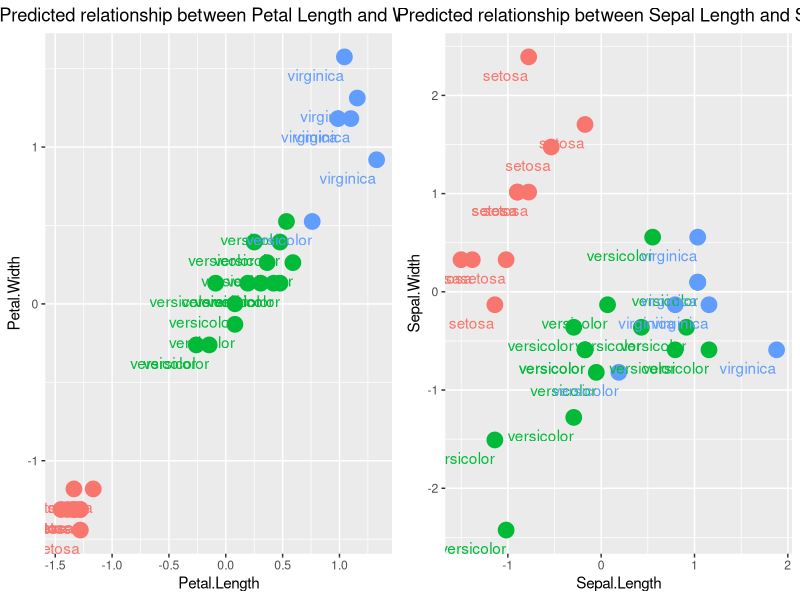

The R source for this figure:
# K Nearest Neighbors implementation

# Importing the dataset
data = iris

row_labels = data[,5]

# Encoding the target feature as factor
data$Species <- as.numeric(data$Species)

# Scale the data since we will be using distance formulas on the data
# and we want to reduce complexity and computation when computing 
# especially when our datasets are huge!
data[,c("Sepal.Length","Sepal.Width","Petal.Length","Petal.Width")] <- scale(
  data[,c("Sepal.Length","Sepal.Width","Petal.Length","Petal.Width")])

# Split into test and train 80/20
set.seed(123)

size <- floor(0.8 *  nrow(data))


train_ind <- sample(seq_len(nrow(data)), size = size)

train_labels <- data[train_ind, 5]

data_train <- data[train_ind,1:4]
data_test <- data[-train_ind,1:4]


data_test_labels <- row_labels[-train_ind]
# Fit KNN Model
# Most popular package for using KNN models is the standard library class:
# https://www.rdocumentation.org/packages/DMwR/versions/0.4.1/topics/kNN
library(class)
# k = round(sqrt(nrow(data_train)))
predictions <- knn(train = data_train,
                   test = data_test,
                   cl = train_labels,
                   k= 11)

# Notice that I am only getting 2 dimensions 
plot_predictions <- data.frame(
  data_test$Sepal.Length,
  data_test$Sepal.Width,
  data_test$Petal.Length,
  data_test$Petal.Width,
  predicted = predictions)

colnames(plot_predictions) <- c("Sepal.Length",
                                "Sepal.Width",
                                "Petal.Length",
                                "Petal.Width",
                                'predicted')
# Visualize the KNN algorithm results.
library(ggplot2)

#install.packages('gridExtra')
library(gridExtra)

p1 <- ggplot(plot_predictions, aes(Petal.Length, Petal.Width, color = predicted, fill = predicted)) + 
  geom_point(size = 5) + 
  geom_text(aes(label=data_test_labels),hjust=1, vjust=2) +
  ggtitle("Predicted relationship between Petal Length and Width") +
  theme(plot.title = element_text(hjust = 0.5)) +
  theme(legend.position = "none")

p2 <- ggplot(plot_predictions, aes(Sepal.Length, Sepal.Width, color = predicted, fill = predicted)) + 
  geom_point(size = 5) + 
  geom_text(aes(label=data_test_labels),hjust=1, vjust=2) +
  ggtitle("Predicted relationship between Sepal Length and Sepal") +
  theme(plot.title = element_text(hjust = 0.5)) +
  theme(legend.position = "none")



grid.arrange(p1, p2, ncol=2)
print(predictions)
summary(predictions)
